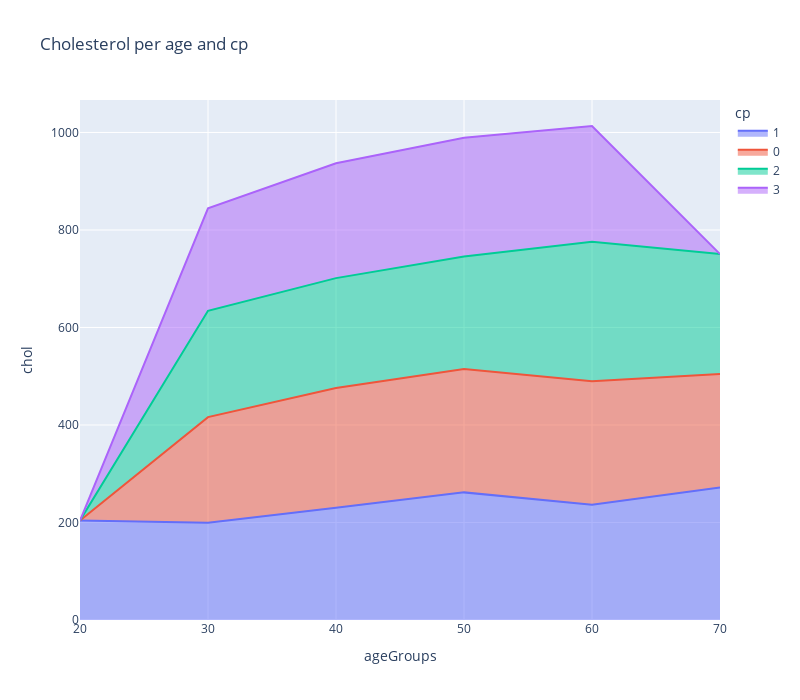

Source (notebook cell):
### Markdown cell above
**6. Area Plot**

### Code cell
px.area(
    grupirani,
    x='ageGroups',
    y='chol',
    color = 'cp',
    title = 'Cholesterol per age and cp',
    width = 800,
    height = 700
)

### Figure 1 — Plotly figure (JSON) as saved in the notebook; plotly's stock layout.template omitted (floating-point values rounded to 4 significant figures)
{"data": [{"fillpattern": {"shape": ""}, "hovertemplate": "cp=1<br>ageGroups=%{x}<br>chol=%{y}<extra></extra>", "legendgroup": "1", "line": {"color": "#636efa"}, "marker": {"symbol": "circle"}, "mode": "lines", "name": "1", "orientation": "v", "showlegend": true, "stackgroup": "1", "type": "scatter", "x": [20, 30, 40, 50, 60, 70], "xaxis": "x", "y": [204, 199.7, 230.4, 261.8, 236.2, 272], "yaxis": "y"}, {"fillpattern": {"shape": ""}, "hovertemplate": "cp=0<br>ageGroups=%{x}<br>chol=%{y}<extra></extra>", "legendgroup": "0", "line": {"color": "#EF553B"}, "marker": {"symbol": "circle"}, "mode": "lines", "name": "0", "orientation": "v", "showlegend": true, "stackgroup": "1", "type": "scatter", "x": [30, 40, 50, 60, 70], "xaxis": "x", "y": [216.4, 245.5, 252.9, 253.5, 232.8], "yaxis": "y"}, {"fillpattern": {"shape": ""}, "hovertemplate": "cp=2<br>ageGroups=%{x}<br>chol=%{y}<extra></extra>", "legendgroup": "2", "line": {"color": "#00cc96"}, "marker": {"symbol": "circle"}, "mode": "lines", "name": "2", "orientation": "v", "showlegend": true, "stackgroup": "1", "type": "scatter", "x": [30, 40, 50, 60, 70], "xaxis": "x", "y": [218.1, 225.3, 231.0, 286.1, 245.8], "yaxis": "y"}, {"fillpattern": {"shape": ""}, "hovertemplate": "cp=3<br>ageGroups=%{x}<br>chol=%{y}<extra></extra>", "legendgroup": "3", "line": {"color": "#ab63fa"}, "marker": {"symbol": "circle"}, "mode": "lines", "name": "3", "orientation": "v", "showlegend": true, "stackgroup": "1", "type": "scatter", "x": [30, 40, 50, 60], "xaxis": "x", "y": [210, 235.7, 243.4, 237.5], "yaxis": "y"}], "layout": {"height": 700, "legend": {"title": {"text": "cp"}, "tracegroupgap": 0}, "title": {"text": "Cholesterol per age and cp"}, "width": 800, "xaxis": {"anchor": "y", "autorange": true, "domain": [0, 1], "range": [20, 70], "title": {"text": "ageGroups"}, "type": "linear"}, "yaxis": {"anchor": "x", "autorange": true, "domain": [0, 1], "range": [0, 1067.0], "title": {"text": "chol"}, "type": "linear"}}}
